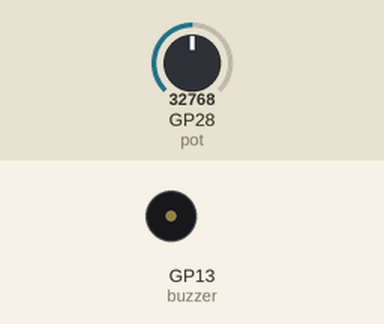
Simulated run of this program. Board: Raspberry Pi Pico running CircuitPython. On the bench: buzzer (waves = sounding). The inputs (shaded band) are chosen by the test bench; at power-on: GP28 (pot) = 32768 (analog values on the 0–65535 scale).

Above: at 0.82 s.
1.3 s: GP28 (pot) set to 7864
At 2.3 s:
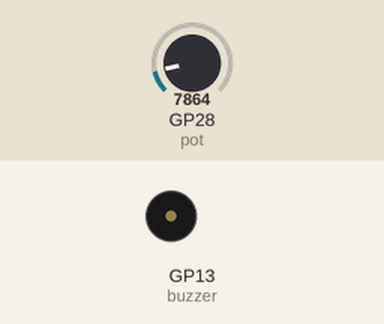
4.3 s: GP28 (pot) set to 32767
At 4.91 s:
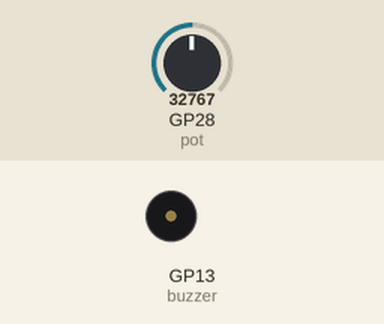
Timing chart, 0 to 13.3 s (numbered marks = the images above; inputs shaded):
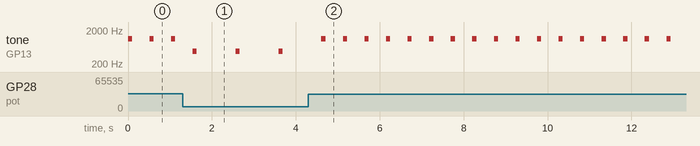

Measured:
- after the input at 1.3 s, tone on GP13 (buzzer): alternates 467 Hz for 0.10 s and silent for 0.92 s, starting after 0.24 s
- after the input at 4.3 s, tone on GP13 (buzzer): alternates 1118 Hz for 0.10 s and silent for 0.41 s, starting after 0.31 s
- by itself, tone on GP13 (buzzer): alternates 1119 Hz for 0.10 s and silent for 0.41 s

The program:

Lab18_TEST.py
```python
import board
import time
import analogio
import pwmio

buzzer = pwmio.PWMOut(board.GP13,
                      frequency=350,
                      duty_cycle=0,
                      variable_frequency=True)

pot = analogio.AnalogIn(board.A2)

while True:
    # 將可變電阻的 ADC 值轉換成 BPM
    beat = int(pot.value*210/65460) + 40
    freq = int(pot.value*1714 / 65535) + 262
    buzzer.frequency = freq
    # 開啟聲音
    buzzer.duty_cycle = 2**15
    time.sleep(0.1)
    # 關閉聲音
    buzzer.duty_cycle = 0
    time.sleep(60/beat)
```
